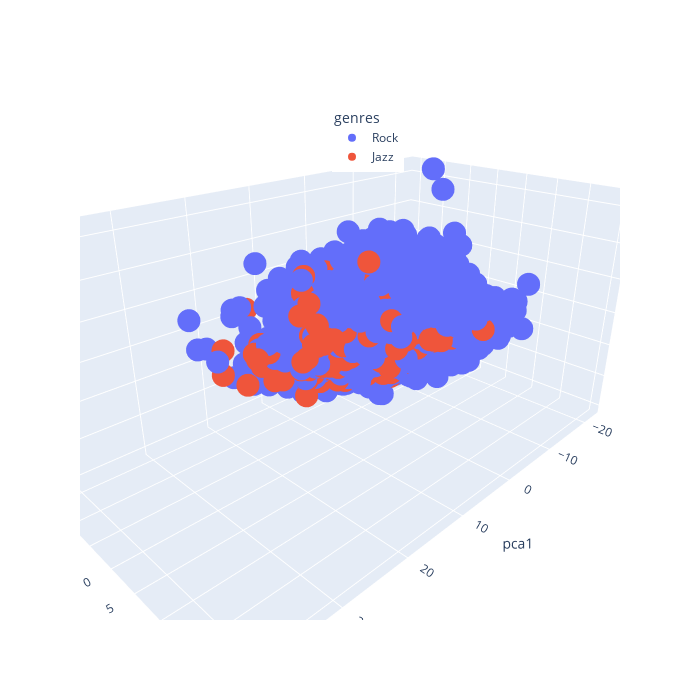

Write notebook code for a chart like this one.
### Markdown cell above
# 1.4 plot PCA in 3D

### Code cell
# 3D PCA
#total_var = pca.explained_variance_ratio_.sum() * 100

fig = px.scatter_3d(
    df, x='pca1', y='pca2', z='pca3', color='genres'
    #title=f'Total Explained Variance: {total_var:.2f}%',
    #labels={'0': 'PC 1', '1': 'PC 2', '2': 'PC 3'}
)
fig.update_layout(
    legend=dict(
    orientation="v",
    yanchor="bottom",
    y=0.8,
    xanchor="right",
    x=0.6),
width=700, height=700, scene_camera_eye_z=0.8
)

fig.show()

### Figure 1 — Plotly figure (JSON) as saved in the notebook; plotly's stock layout.template omitted (floating-point values rounded to 4 significant figures; data arrays with more than 128 entries replaced by an {"elided": "..."} marker saying what was removed)
{"data": [{"hovertemplate": "genres=Rock<br>pca1=%{x}<br>pca2=%{y}<br>pca3=%{z}<extra></extra>", "legendgroup": "Rock", "marker": {"color": "#636efa", "symbol": "circle"}, "mode": "markers", "name": "Rock", "scene": "scene", "showlegend": true, "type": "scatter3d", "x": {"elided": "14182 float values"}, "y": {"elided": "14182 float values"}, "z": {"elided": "14182 float values"}}, {"hovertemplate": "genres=Jazz<br>pca1=%{x}<br>pca2=%{y}<br>pca3=%{z}<extra></extra>", "legendgroup": "Jazz", "marker": {"color": "#EF553B", "symbol": "circle"}, "mode": "markers", "name": "Jazz", "scene": "scene", "showlegend": true, "type": "scatter3d", "x": {"elided": "571 float values"}, "y": {"elided": "571 float values"}, "z": {"elided": "571 float values"}}], "layout": {"height": 700, "legend": {"orientation": "v", "title": {"text": "genres"}, "tracegroupgap": 0, "x": 0.6, "xanchor": "right", "y": 0.8, "yanchor": "bottom"}, "margin": {"t": 60}, "scene": {"camera": {"eye": {"z": 0.8}}, "domain": {"x": [0.0, 1.0], "y": [0.0, 1.0]}, "xaxis": {"title": {"text": "pca1"}}, "yaxis": {"title": {"text": "pca2"}}, "zaxis": {"title": {"text": "pca3"}}}, "width": 700}}
